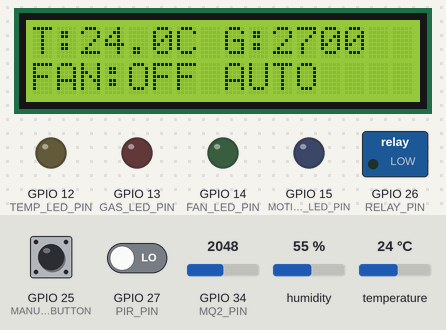
A program run on a simulated ESP32. Shown: 16×2 character LCD, switched loads named in the program (green lamp = pin HIGH), output pins drawn as LEDs (lit = HIGH). The inputs (shaded band) are chosen by the test bench; at power-on: temperature 24 °C, GPIO 34 (MQ2_PIN) = 2048, GPIO 25 (MANUAL_BUTTON) HIGH, GPIO 27 (PIR_PIN) LOW, humidity 55 %.

Above: at 3.9 s.
4.0 s: temperature set to 34.6 °C
At 5.2 s:
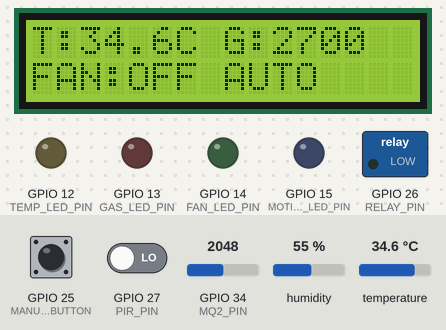
6.3 s: temperature set to 35.5 °C
At 8.7 s:
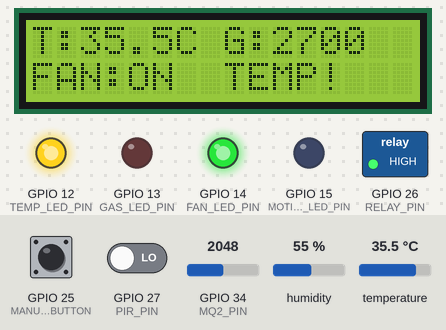
9.3 s: GPIO 34 (MQ2_PIN) set to 2171
At 11.0 s:
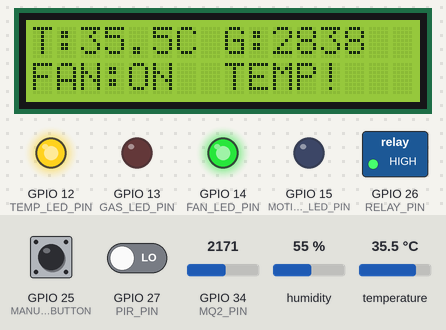
11.3 s: GPIO 34 (MQ2_PIN) set to 2288
At 12.8 s:
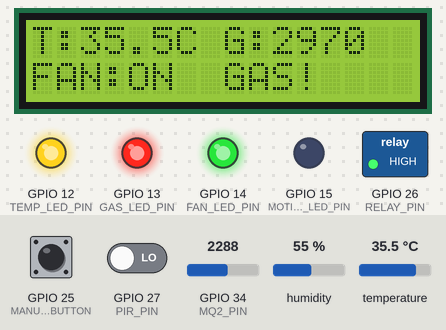
13.3 s: GPIO 25 (MANUAL_BUTTON) pulled LOW for 0.15 s
At 14.3 s:
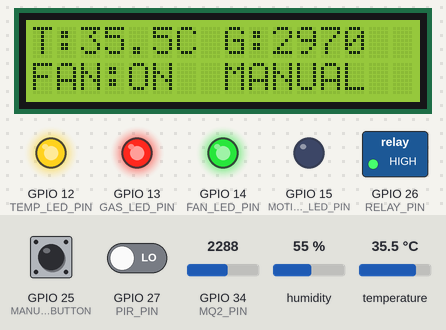
20.7 s: GPIO 27 (PIR_PIN) driven HIGH
At 22.1 s:
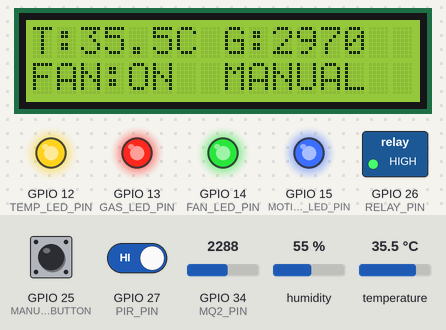
Timing chart, 0 to 23.3 s (numbered marks = the images above; inputs shaded):
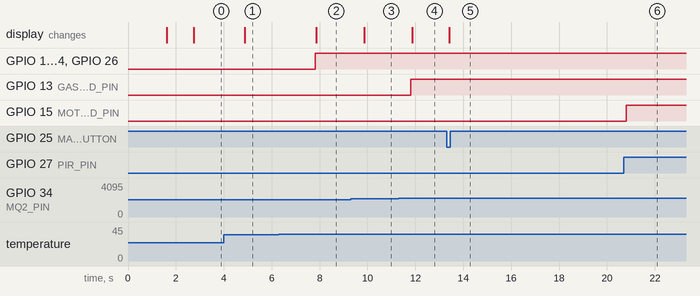

The program:

main.cpp
```cpp
#include <Arduino.h>                 // Arduino functions
#include <DHT.h>                     // DHT22 sensor library
#include <Wire.h>                    // I2C communication
#include <LiquidCrystal_I2C.h>       // I2C LCD library

// ---------- PIN DEFINITIONS ----------

#define DHT_PIN 4                    // DHT22 data pin
#define MQ2_PIN 34                   // MQ2 gas sensor analog pin
#define RELAY_PIN 26                 // Relay controls the fan
#define PIR_PIN 27                   // PIR detects motion
#define MANUAL_BUTTON 25             // Button for manual mode

#define FAN_LED_PIN 14               // Green LED: fan status
#define GAS_LED_PIN 13               // Red LED: gas alert
#define TEMP_LED_PIN 12              // Yellow LED: temperature alert
#define MOTION_LED_PIN 15            // Blue LED: motion detected

// ---------- DHT22 SENSOR ----------

#define DHT_TYPE DHT22               // Select DHT22 sensor
DHT dht(DHT_PIN, DHT_TYPE);           // Create DHT22 sensor object

// ---------- LCD ----------

LiquidCrystal_I2C lcd(0x27, 16, 2);  // 16x2 LCD at I2C address 0x27

// ---------- THRESHOLDS ----------

const float TEMP_THRESHOLD = 35.0;   // Fan turns ON above 35°C
const int GAS_THRESHOLD = 2900;      // Fan turns ON at 2900 ppm gas

// ---------- MQ2 GAS SENSOR ----------

const int GAS_MIN_PPM = 400;         // Minimum simulated gas value
const int GAS_MAX_PPM = 5000;        // Maximum simulated gas value

const int ADC_MIN = 0;               // ESP32 minimum ADC value
const int ADC_MAX = 4095;             // ESP32 maximum ADC value

// ---------- GAS FILTER ----------

const int GAS_RAW_DEADBAND = 80;     // Ignore small sensor fluctuations
const int GAS_SAMPLES = 30;          // Number of readings to average

// ---------- TIMING ----------

const unsigned long SENSOR_INTERVAL = 1000;  // Read sensors every 1 second
const unsigned long BUTTON_DEBOUNCE = 50;   // Button debounce time

// ---------- SENSOR VALUES ----------

float temperature = 28.0;            // Current temperature
float humidity = 65.0;               // Current humidity

int gasRaw = 0;                      // Current raw MQ2 value
int stableGasRaw = 0;                // Stable MQ2 value
int gasPpm = GAS_MIN_PPM;            // Current gas level in ppm

// ---------- SYSTEM STATUS ----------

bool temperatureAlert = false;       // Temperature threshold status
bool gasAlert = false;               // Gas threshold status
bool motionDetected = false;         // PIR motion status

bool manualMode = false;             // Manual mode status
bool fanState = false;               // Fan ON/OFF status

// ---------- BUTTON STATUS ----------

bool lastButtonReading = HIGH;       // Previous button reading
bool stableButtonState = HIGH;       // Stable button state

unsigned long lastButtonChange = 0;  // Last button change time
unsigned long lastSensorRead = 0;    // Last sensor reading time

// ---------- MQ2 GAS SENSOR ----------

int readGasSensor()
{
    long total = 0;                  // Stores total of all readings

    for (int i = 0; i < GAS_SAMPLES; i++)  // Take 30 readings
    {
        total += analogRead(MQ2_PIN);      // Read MQ2 analog value
        delay(2);                          // Small delay between readings
    }

    return total / GAS_SAMPLES;       // Return average reading
}

// ---------- CONVERT ADC TO PPM ----------

int rawToPPM(int raw)
{
    raw = constrain(raw, ADC_MIN, ADC_MAX); // Keep ADC within valid range

    long ppm = map(                       // Convert ADC value to PPM
        raw,
        ADC_MIN,
        ADC_MAX,
        GAS_MIN_PPM,
        GAS_MAX_PPM
    );

    return constrain(                     // Keep PPM within set range
        ppm,
        GAS_MIN_PPM,
        GAS_MAX_PPM
    );
}

// ---------- UPDATE GAS SENSOR ----------

void updateGas()
{
    int newRaw = readGasSensor();          // Get new MQ2 reading

    gasRaw = newRaw;                      // Store raw sensor value

    if (stableGasRaw == 0)                // Check for first reading
    {
        stableGasRaw = newRaw;            // Store first stable value
        gasPpm = rawToPPM(stableGasRaw);  // Convert to PPM
        return;                            // Exit function
    }

    int difference = abs(newRaw - stableGasRaw); // Calculate change

    if (difference < GAS_RAW_DEADBAND)    // Ignore small fluctuations
    {
        return;                           // Keep previous value
    }

    stableGasRaw = newRaw;                // Store new stable value
    gasPpm = rawToPPM(stableGasRaw);      // Convert new value to PPM
}

// ---------- GAS ALERT ----------

void updateGasAlert()
{
    gasAlert = gasPpm >= GAS_THRESHOLD;   // Gas alert above threshold
}

// ---------- FAN CONTROL ----------

void setFan(bool state)
{
    fanState = state;                     // Store fan state

    digitalWrite(                          // Control relay
        RELAY_PIN,
        state ? HIGH : LOW
    );

    digitalWrite(                          // Control green fan LED
        FAN_LED_PIN,
        state ? HIGH : LOW
    );
}

// ---------- AUTOMATIC FAN DECISION ----------

bool automaticFanRequest()
{
    return (
        temperatureAlert ||               // High temperature
        gasAlert ||                       // High gas level
        motionDetected                    // Motion detected
    );
}

// ---------- LED INDICATORS ----------

void updateIndicators()
{
    digitalWrite(                          // Red LED for gas
        GAS_LED_PIN,
        gasAlert ? HIGH : LOW
    );

    digitalWrite(                          // Yellow LED for temperature
        TEMP_LED_PIN,
        temperatureAlert ? HIGH : LOW
    );

    digitalWrite(                          // Blue LED for motion
        MOTION_LED_PIN,
        motionDetected ? HIGH : LOW
    );

    digitalWrite(                          // Green LED for fan
        FAN_LED_PIN,
        fanState ? HIGH : LOW
    );
}

// ---------- LCD DISPLAY ----------

void updateLCD()
{
    lcd.setCursor(0, 0);                  // Move to first line
    lcd.print("                ");        // Clear first line

    lcd.setCursor(0, 0);                  // Start first line

    lcd.print("T:");                      // Display temperature label
    lcd.print(temperature, 1);            // Display temperature
    lcd.print("C G:");                    // Display gas label
    lcd.print(gasPpm);                    // Display gas level

    lcd.setCursor(0, 1);                  // Move to second line
    lcd.print("                ");        // Clear second line

    lcd.setCursor(0, 1);                  // Start second line

    lcd.print("FAN:");                    // Display fan label

    if (fanState)                         // Check fan state
    {
        lcd.print("ON ");                 // Display FAN ON
    }
    else
    {
        lcd.print("OFF");                // Display FAN OFF
    }

    lcd.print(" ");                       // Add space

    if (manualMode)                       // Check manual mode
    {
        lcd.print("MANUAL");              // Display manual mode
    }
    else if (gasAlert)                    // Check gas alert
    {
        lcd.print("GAS!");                // Display gas warning
    }
    else if (temperatureAlert)            // Check temperature alert
    {
        lcd.print("TEMP!");               // Display temperature warning
    }
    else if (motionDetected)              // Check motion
    {
        lcd.print("MOTION");              // Display motion status
    }
    else
    {
        lcd.print("AUTO");                // Display automatic mode
    }
}

// ---------- MANUAL BUTTON ----------

void checkManualButton()
{
    bool reading = digitalRead(MANUAL_BUTTON); // Read button

    if (reading != lastButtonReading)         // Detect button change
    {
        lastButtonChange = millis();          // Record change time
        lastButtonReading = reading;          // Save current reading
    }

    if (millis() - lastButtonChange >= BUTTON_DEBOUNCE) // Debounce
    {
        if (reading != stableButtonState)     // Check stable change
        {
            stableButtonState = reading;     // Update stable state

            if (stableButtonState == LOW)     // Button is pressed
            {
                manualMode = !manualMode;    // Toggle manual mode

                if (manualMode)              // Manual mode ON
                {
                    setFan(true);            // Force fan ON
                }
                else
                {
                    setFan(automaticFanRequest()); // Return to auto
                }

                updateIndicators();          // Update LEDs
                updateLCD();                 // Update LCD
            }
        }
    }
}

// ---------- READ ALL SENSORS ----------

void readSensors()
{
    float newTemperature = dht.readTemperature(); // Read temperature
    float newHumidity = dht.readHumidity();       // Read humidity

    if (!isnan(newTemperature)                     // Check valid temperature
    )
    {
        temperature = newTemperature;              // Update temperature
    }

    if (!isnan(newHumidity))                       // Check valid humidity
    {
        humidity = newHumidity;                    // Update humidity
    }

    updateGas();                                   // Read MQ2 sensor
    updateGasAlert();                              // Check gas threshold

    temperatureAlert = temperature > TEMP_THRESHOLD; // Check temperature

    motionDetected = digitalRead(PIR_PIN) == HIGH;   // Read PIR sensor
}

// ---------- FAN CONTROL ----------

void controlFan()
{
    if (manualMode)                                // Manual mode active
    {
        setFan(true);                              // Keep fan ON
    }
    else
    {
        setFan(automaticFanRequest());             // Use sensor conditions
    }
}

// ---------- SETUP ----------

void setup()
{
    dht.begin();                                   // Start DHT22 sensor

    Wire.begin(21, 22);                            // Start I2C: SDA 21, SCL 22

    lcd.init();                                    // Initialize LCD
    lcd.backlight();                               // Turn LCD backlight ON
    lcd.clear();                                   // Clear LCD

    lcd.setCursor(0, 0);                           // First line
    lcd.print("Smart Exhaust");                   // Startup message

    lcd.setCursor(0, 1);                           // Second line
    lcd.print("Starting...");                     // Startup message

    delay(1500);                                   // Wait for startup

    pinMode(MQ2_PIN, INPUT);                       // MQ2 as input
    pinMode(PIR_PIN, INPUT);                       // PIR as input
    pinMode(MANUAL_BUTTON, INPUT_PULLUP);         // Button as input

    pinMode(RELAY_PIN, OUTPUT);                    // Relay as output
    pinMode(FAN_LED_PIN, OUTPUT);                  // Fan LED as output
    pinMode(GAS_LED_PIN, OUTPUT);                  // Gas LED as output
    pinMode(TEMP_LED_PIN, OUTPUT);                 // Temperature LED
    pinMode(MOTION_LED_PIN, OUTPUT);               // Motion LED

    digitalWrite(RELAY_PIN, LOW);                  // Fan initially OFF
    digitalWrite(FAN_LED_PIN, LOW);                // Green LED OFF
    digitalWrite(GAS_LED_PIN, LOW);                // Red LED OFF
    digitalWrite(TEMP_LED_PIN, LOW);               // Yellow LED OFF
    digitalWrite(MOTION_LED_PIN, LOW);             // Blue LED OFF

    lcd.clear();                                   // Clear LCD

    lcd.setCursor(0, 0);                           // First line
    lcd.print("Reading Sensors");                 // Sensor initialization

    lcd.setCursor(0, 1);                           // Second line
    lcd.print("Please wait...");                  // Waiting message

    delay(1000);                                   // Wait for sensors

    readSensors();                                 // Read all sensors
    controlFan();                                  // Decide fan state
    updateIndicators();                            // Update LEDs
    updateLCD();                                   // Display values
}

// ---------- MAIN LOOP ----------

void loop()
{
    checkManualButton();                           // Check manual button

    if (millis() - lastSensorRead >= SENSOR_INTERVAL) // Every 1 second
    {
        lastSensorRead = millis();                 // Save current time

        readSensors();                             // Read sensors
        controlFan();                              // Control fan
        updateIndicators();                        // Update LEDs
        updateLCD();                               // Update LCD
    }
}
```

Measured:
- the behaviour switches between 35 and 35.1 °C on temperature (found by bisection; images 1 and 2)
- the behaviour switches between 2225 and 2226 on GPIO 34 (MQ2_PIN) (found by bisection; images 3 and 4)
- after the input at 4.0 s, the display: changes after 0.87 s (image 1)
- after the input at 6.3 s, GPIO 12 (TEMP_LED_PIN), GPIO 14 (FAN_LED_PIN), GPIO 26 (RELAY_PIN): LOW → HIGH after 1.5 s; the display: changes after 1.6 s (image 2)
- after the input at 9.3 s, the display: changes after 0.57 s (image 3)
- after the input at 11.3 s, GPIO 13 (GAS_LED_PIN): LOW → HIGH after 0.51 s; the display: changes after 0.56 s (image 4)
- after the input at 13.3 s, the display: changes after 0.11 s (image 5)
- after the input at 20.7 s, GPIO 15 (MOTION_LED_PIN): LOW → HIGH after 0.11 s
